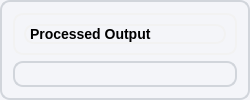
            <widget class="QFrame" name="frame_42">
             <property name="minimumSize">
              <size>
               <width>250</width>
               <height>0</height>
              </size>
             </property>
             <property name="maximumSize">
              <size>
               <width>600</width>
               <height>750</height>
              </size>
             </property>
             <property name="styleSheet">
              <string notr="true">background-color:#F4F5F9;
border-radius:10px;
border : 2px solid #D1D5DB; </string>
             </property>
             <property name="frameShape">
              <enum>QFrame::StyledPanel</enum>
             </property>
             <property name="frameShadow">
              <enum>QFrame::Raised</enum>
             </property>
             <layout class="QGridLayout" name="gridLayout_11">
              <item row="1" column="0">
               <widget class="QFrame" name="frame_43">
                <property name="sizePolicy">
                 <sizepolicy hsizetype="Preferred" vsizetype="Fixed">
                  <horstretch>0</horstretch>
                  <verstretch>0</verstretch>
                 </sizepolicy>
                </property>
                <property name="styleSheet">
                 <string notr="true">border : 2px solid #F2F2F2; </string>
                </property>
                <property name="frameShape">
                 <enum>QFrame::StyledPanel</enum>
                </property>
                <property name="frameShadow">
                 <enum>QFrame::Raised</enum>
                </property>
                <layout class="QHBoxLayout" name="horizontalLayout_36">
                 <item>
                  <widget class="QLabel" name="label_34">
                   <property name="sizePolicy">
                    <sizepolicy hsizetype="Preferred" vsizetype="Fixed">
                     <horstretch>0</horstretch>
                     <verstretch>0</verstretch>
                    </sizepolicy>
                   </property>
                   <property name="styleSheet">
                    <string notr="true">color: rgb(0, 0, 0);
font-weight: bold;
font-size: 14px;</string>
                   </property>
                   <property name="text">
                    <string>Processed Output</string>
                   </property>
                  </widget>
                 </item>
                </layout>
               </widget>
              </item>
              <item row="3" column="0">
               <widget class="QLabel" name="resultImage">
                <property name="maximumSize">
                 <size>
                  <width>500</width>
                  <height>700</height>
                 </size>
                </property>
                <property name="styleSheet">
                 <string notr="true"/>
                </property>
                <property name="text">
                 <string/>
                </property>
               </widget>
              </item>
             </layout>
            </widget>
